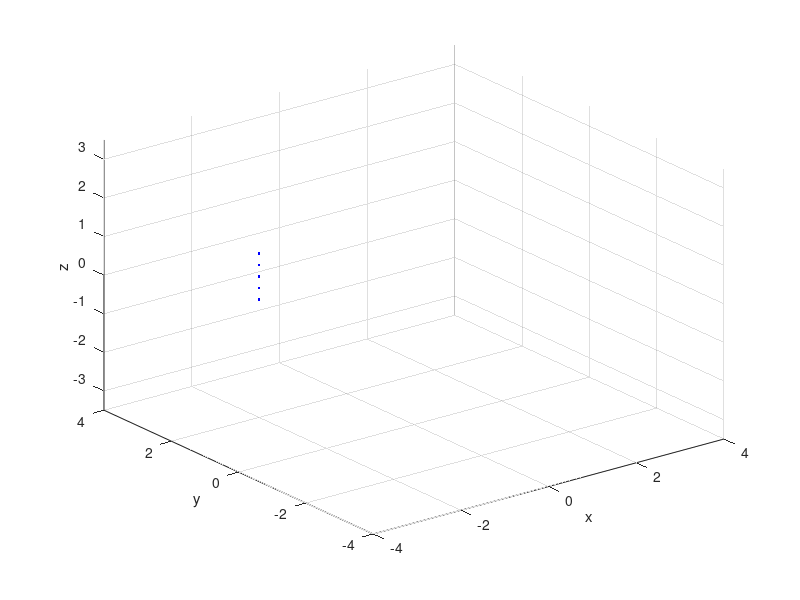

The MATLAB source for this figure: (Note: this script raises an error after producing the figure.)
clear all; close all; clc;

particle_no = 5;
ds = 0.3;

initial_position = [-2 2 0]; % x z y
initial_speed = 1/6*[0.1 0.15 0]; % vx vy vz %units of c
mag_iv = norm(initial_speed);%mag initial speed 

q=1.60217*10^(-19); %charge
m=1.67262*10^(-27); % mass
c = 3*10^8; % speed of light
g = 9.81; 
a = 1.5; %radius of each coil
b = 0.8; %radius of central region
t_final = 8e-4; %duration of sim.
dt = 1.0e-8; %step size

%iniitial energy
gamma_i = 1/(sqrt(1-(mag_iv)^2));
ei = m*c^2*(gamma_i - 1) * 6.242e+18;

disp(['Speed = ', num2str(mag_iv*100) , '% speed of light'])
disp(['Energy = ', num2str(ei/10^6), ' MeV']) 

%position/ velocity of each particle tracked using vectors
for i = 1:particle_no
    xp(i) = initial_position(1);
    yp(i) = initial_position(2);
    zp(i) = initial_position(3)+ds/2*particle_no-ds*(i-1);
    vxp(i) = initial_speed(1);
    vyp(i) = initial_speed(2);
    vzp(i) = initial_speed(3);
end

%time steps
t = (0:dt:t_final);

h = figure(1);
plot3(xp,yp,zp,'.b');
xlim([-4 4])
ylim([-4 4])
zlim([-3.5 3.5])
xlabel('x');
ylabel('y');
zlabel('z');
hold on
grid on

for i = 0:15
    plotCircle3D([(a+b)*cos(pi/16+i*pi/8) (a+b)*sin(pi/16+i*pi/8) 0], [-sin(pi/16+i*pi/8) cos(pi/16+i*pi/8) 0], a, true);
end

%% Loop

%initialise counter vector
for i = 1:particle_no
    countp(i) = 0;
end

vxp = vxp*c;
vyp = vyp*c;
vzp = vzp*c;
count = 0;
colourp = {'.b';'.g';'.r';'.m';'.k'};
colourp = string(colourp);
waitforbuttonpress
counter = 1;
for i = 0:t_final/dt
    xp_prev = xp;
    yp_prev = yp;
    zp_prev = zp;
    
    for j = 1:particle_no
        x = xp(j);
        y = yp(j);
        z = zp(j);
        vx = vxp(j);
        vy = vyp(j);
        vz = vzp(j);
        
        count = countp(j);
        
        %check if particle is inside toroid
        phi =  atan2(y,x);
        distance = sqrt( z^2 + (x-(a+b)*cos(phi))^2 + (y-(a+b)*sin(phi))^2 );
        if (distance>a)||(x^2+y^2>(b+2*a)^2)||(x^2+y^2<b^2)
            disp('The particle has escaped!');
            break
        end
    
        [Bx, By, Bz] = toroidv2([x y z a b]);  %magnetic field strength calc.
   
        % include force of electric field from other particles
        e0 = 8.8541878128 * 10^-12;
        e0f = 1/(4*pi*e0);
        E_force = [0; 0; 0];
        for k = 1:particle_no
            if k == j
                E_force = E_force;            
            else
                % force on current particle
                mag_dist = sqrt((x-xp_prev(k))^2 + (y-yp_prev(k))^2 + (z-zp_prev(k))^2);
                direction = [x-xp_prev(k); y-yp_prev(k); z-zp_prev(k)]/mag_dist;
                E_force = E_force + e0f * q^2/mag_dist * direction;
            end
        end
                
        Eax = E_force(1)/(m);
        Eay = E_force(2)/(m);
        Eaz = E_force(3)/(m);
        
        % q/m factor
        qm = q/m;     
        
        %Total acceleration
        ax = qm*(vy*Bz-vz*By) + Eax;
        ay = qm*(vz*Bx-vx*Bz) + Eay;
        az = qm*(vx*By-vy*Bx)-g + Eaz;
    
        vx = vx + ax*dt;
        vy = vy + ay*dt;
        vz = vz + az*dt;
        
        mag_v = norm([vx/c vy/c vz/c]); %units in c
        
        %sim error correction normalise v since B does not change energy
        vxp(j) = vx*mag_iv/mag_v;
        vyp(j) = vy*mag_iv/mag_v;
        vzp(j) = vz*mag_iv/mag_v; 
     
        xp(j) = x + vxp(j)*dt;
        yp(j) = y + vyp(j)*dt;
        zp(j) = z + vzp(j)*dt;
        countp(j) = count+1;        
    
        %plots every 60 points
        if mod(countp(j),60)==0         
            plot3(xp(j),yp(j),zp(j), colourp(j));
            fa = [ax ay az];
            n = norm(fa);
            fp = fa./n;
            po = [xp(j), yp(j), zp(j)];            
        end        
        pause(0.00000000000000001)      
        
    end
    
%      %updates the plot every 180 points
%     if mod(count,180)==0
%         
%         drawnow
%         Frame(counter) = getframe(h);
%         counter = counter + 1;
%                 
%     end
    
    
end

% video = VideoWriter('toroid_sim_five_particle.avi');
% open(video)
% writeVideo(video,Frame)
% close(video)


